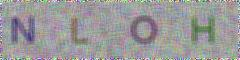

Python code for this plot:
'''
使用 Python 生成类似于下图中的字母验证码图片
'''



from PIL import Image, ImageDraw, ImageFont, ImageFilter
import random

# 随机字母:
def rndChar():
	return chr(random.randint(65, 90))

# 随机颜色1:
def rndColor():
	return (random.randint(64, 255), random.randint(64, 255), random.randint(64, 255))

# 随机颜色2:
def rndColor2():
	return (random.randint(32, 127), random.randint(32, 127), random.randint(32, 127))

width = 60 * 4
hight = 60

# 创建图象
image = Image.new('RGB', (width, hight), (255, 255, 255))
# 创建Font对象:
font = ImageFont.truetype('c:\\windows\\fonts\\Arial.ttf', 36)
# 创建Draw对象:
draw = ImageDraw.Draw(image)

# 填充每个像素:
for x in range(width):
	for y in range(hight):
		draw.point((x, y), fill=rndColor())

# 输出文字:
for t in range(4):
	draw.text((60*t+10, 10), rndChar(), font=font, fill=rndColor2())

# 模糊:
image = image.filter(ImageFilter.BLUR)
image.save('010.jpg', 'jpeg')
